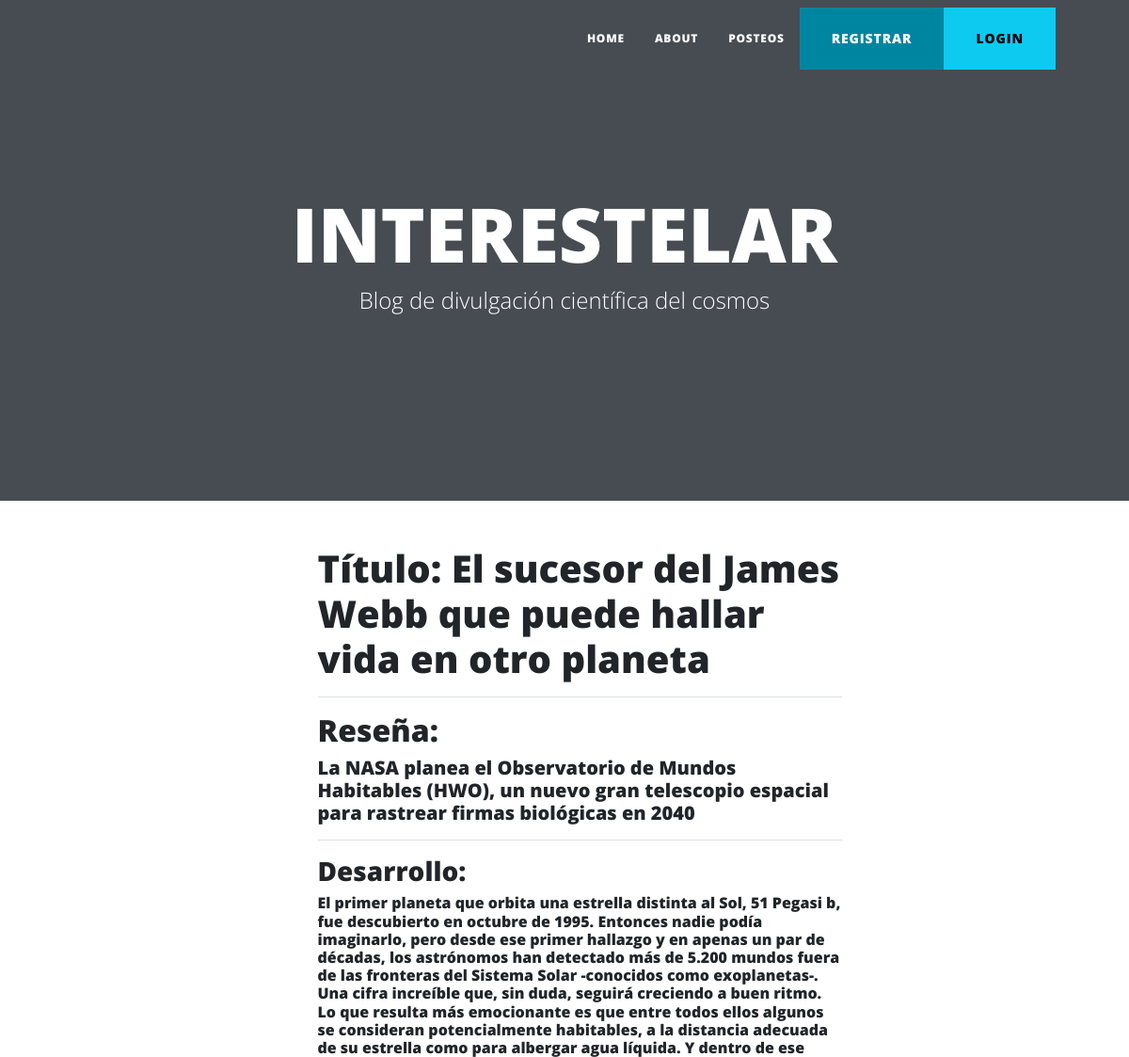
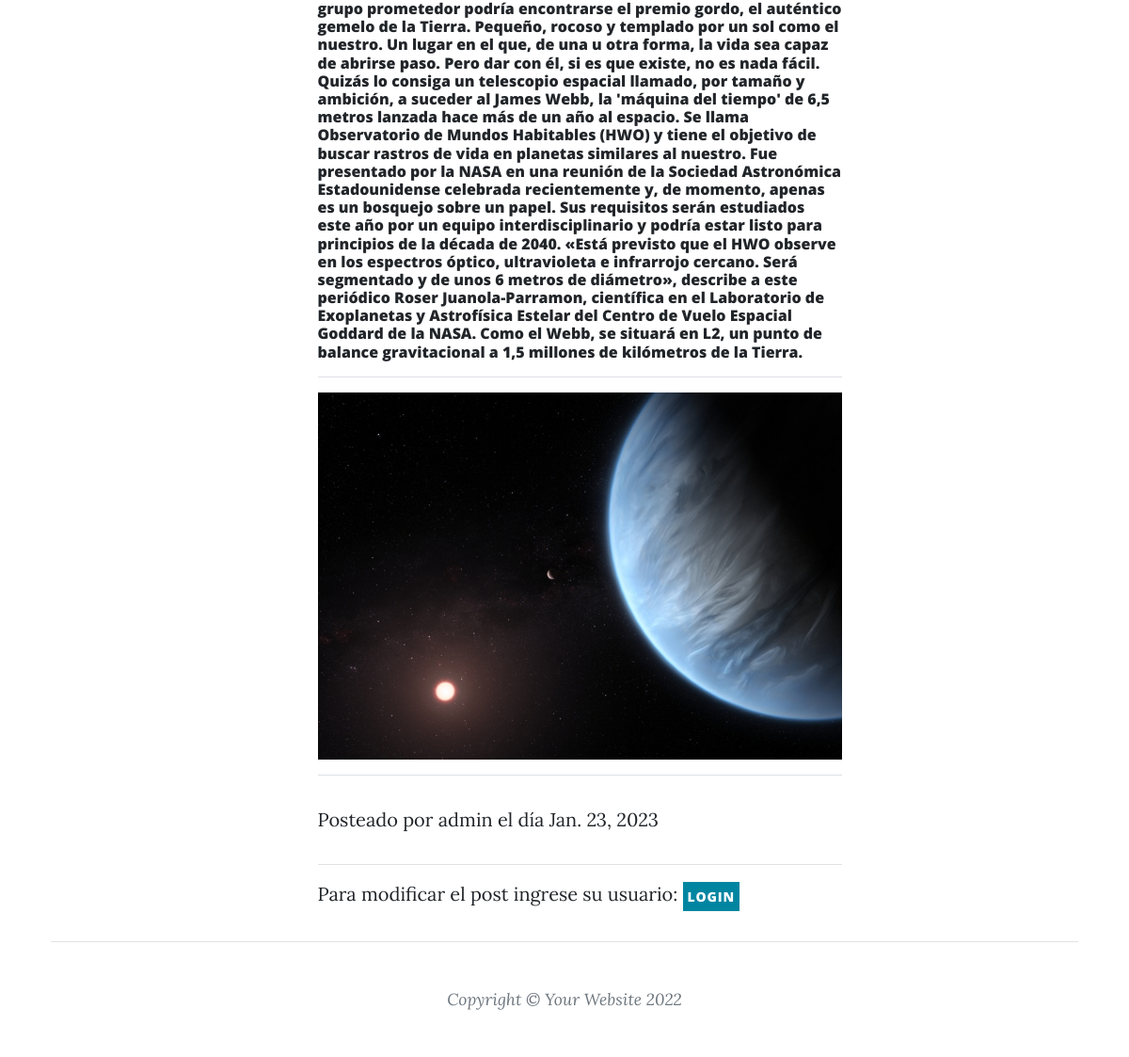
The page /App_blog/leerpost/1 on the database its author committed (2 pictures, top to bottom).
### App_blog/models.py (models this page shows, shortened)
class post(models.Model):
    titulo=models.CharField(max_length=200)
    reseña=models.CharField(max_length=500)
    contenido=models.TextField(max_length=5000)
    imagen=models.ImageField(upload_to="imgpost", null=True, blank=True)
    fecha= models.DateField()
    autor= models.ForeignKey(User, on_delete=models.CASCADE)

### App_blog/views.py (the view)
# urls.py: path("leerpost/<id>", leerpost_detalle, name="leerpostid"),
def leerpost_detalle(request, id):
    posteo= post.objects.filter(id=id)
    return render(request, "leerpostid.html", {"posteo": posteo})

### App_blog/templates/leerpostid.html (shortened to what this page needs)
<!DOCTYPE html>
<html lang="en">
<head>
</head>
<body>
</body>
</html>
<!DOCTYPE html>
<html lang="en">
    <head>
        {% load static %}
        <link href="{% static 'css/styles.css' %}" rel="stylesheet" />
    </head>
    <body>
        <nav class="navbar navbar-expand-lg navbar-light" id="mainNav">
            <div class="container px-4 px-lg-5">
                <div class="collapse navbar-collapse" id="navbarResponsive">
                    <ul class="navbar-nav ms-auto py-4 py-lg-0">
                        <li class="nav-item"><a class="nav-link px-lg-3 py-3 py-lg-4" href="{% url 'home' %}">Home</a></li>
                        <li class="nav-item"><a class="nav-link px-lg-3 py-3 py-lg-4" href="{% url 'sobremi' %}">About</a></li>
                        <li class="nav-item"><a class="nav-link px-lg-3 py-3 py-lg-4" href="{% url 'leerposteo' %}">Posteos</a></li>
                        {% if user.is_authenticated %}
                        <li class="nav-item"><a class="nav-link px-lg-3 py-3 py-lg-4" href="{% url 'profile' %}"> Hola! {{ user.username }}</a></li>
                        <li class="nav-item"><a class="nav-link px-lg-3 py-3 py-lg-4" href="{% url 'logout' %}">SALIR</a></li>
                        <li class="btn btn-primary"><a class="btn btn-primary px-lg-1 py-1 py-lg-1" href="{% url 'profile' %}">PERFIL</a></li>
                        {% else %}
                        <li class="btn btn-primary"><a class="btn btn-primary px-lg-1 py-1 py-lg-1" href="{% url 'usuarioform' %}">REGISTRAR</a></li>
                        <li class="btn btn-info"><a class="btn btn-info px-lg-1 py-1 py-lg-1" href="{% url 'login' %}">LOGIN</a></li>
                        {% endif %}
                    </ul>
                </div>
            </div>
        </nav>
        <header class="masthead" href="{% static 'assets/img/home-bg.jpg' %}">
            <div class="container position-relative px-4 px-lg-5">
                <div class="row gx-4 gx-lg-5 justify-content-center">
                    <div class="col-md-10 col-lg-8 col-xl-7">
                        <div class="site-heading">
                            <h1>INTERESTELAR</h1>
                            <span class="subheading">Blog de divulgación científica del cosmos</span>
                        </div>
                    </div>
                </div>
            </div>
        </header>
        <div class="container px-4 px-lg-5">
            <div class="row gx-4 gx-lg-5 justify-content-center">
                <div class="col-md-10 col-lg-8 col-xl-7">
                    <ul>
                        {% for k in posteo %}
                        <h1>Título: {{ k.titulo }}</h1>
                        <hr>
                        <h2 class="post-subtitle"> Reseña:</h2>
                        <h5>{{ k.reseña }}</h5>
                        <hr>
                        <h3> Desarrollo: </h3>
                        <h6> {{ k.contenido }}</h6>
                        <hr>
                        <img class="img-fluid" src="{{ k.imagen.url }}" width="800px" height="400px" alt="..." /> </h4>
                        <hr>
                        <p class="post-meta">
                            Posteado por
                            <a> {{ k.autor }}</a>
                            el día {{ k.fecha }}
                        <hr>
                        {% if user.is_authenticated %}
                        <a class="btn btn-primary" href="{% url 'editarpost' k.id %}">EDITAR </a>
                        <a class="btn btn-danger" href="{% url 'eliminarpost' k.id %}">ELIMINAR </a>
                        {% else %}
                        Para modificar el post ingrese su usuario:
                        <a class="btn btn-primary px-lg-1 py-1 py-lg-1" href="{% url 'login' %}">LOGIN</a></li>
                        {% endif %}
                        {% endfor %}
                        </ul>
                    </div>
        <footer class="border-top">
            <div class="container px-4 px-lg-5">
                <div class="row gx-4 gx-lg-5 justify-content-center">
                        <div class="small text-center text-muted fst-italic">Copyright &copy; Your Website 2022</div>
                    </div>
                </div>
            </div>
    </body>
</html>

### rows shown on the page
post: titulo "El sucesor del James Webb que puede hallar vida en otro planeta", reseña "La NASA planea el Observatorio de Mundos Habitables (HWO), un nuevo gran telescopio espacial para rastrear firmas biológicas en 2040", contenido "El primer planeta que orbita una estrella distinta al Sol, 51 Pegasi b, fue descubierto en octubre de 1995. Entonces nadie podía imaginarlo, pero desde ese primer hallazgo y en apenas un par de décadas, los astrónomos han detectado más de 5.200 mundos fuera de las fronteras del Sistema Solar -conocidos como exoplanetas-. Una cifra increíble que, sin duda, seguirá creciendo a buen ritmo. Lo que resulta más emocionante es que entre todos ellos algunos se consideran potencialmente habitables, a la distancia adecuada de su estrella como para albergar agua líquida. Y dentro de ese grupo prometedor podría encontrarse el premio gordo, el auténtico gemelo de la Tierra. Pequeño, rocoso y templado…", imagen (picture), autor "admin", fecha "Jan. 23, 2023"
